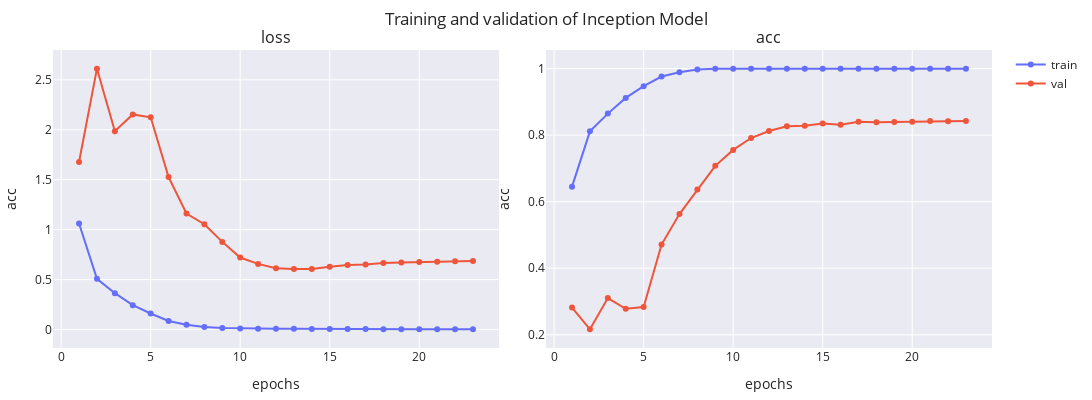

The code cell stored with this chart in its notebook:
### Markdown cell above
### 2.4. Inception block

### Code cell
inception = InceptionModel(num_classes=5, num_blocks=3, n_filters=[(32, 32, 64, 64) for _ in range(3)], kernel_size=7, dropout=0)
optimizer = Adam(learning_rate=1e-4)
inception.compile(optimizer=optimizer, loss="sparse_categorical_crossentropy", metrics=[SparseCategoricalAccuracy('acc')])
inception_history = train_model(
    inception,
    train_dataset,
    val_dataset,
    path=model_dir,
    epochs=50,
    verbose=1,
    lr_patience=5,
    val_patience=10
).history
print(
    f"Final loss: training -> {inception_history['loss'][-1]:.2f}, validation -> {inception_history['val_loss'][-1]:.2f}"
)
print(
    f"Final accuracy: training -> {inception_history['acc'][-1]:.2f}, validation -> {inception_history['val_acc'][-1]:.2f}"
)
plot_history(inception_history, ['loss', 'acc'], name='Inception Model')

### Figure 1 — Plotly figure (JSON) as saved in the notebook; plotly's stock layout.template omitted (floating-point values rounded to 4 significant figures)
{"data": [{"line": {"color": "#636EFA"}, "marker": {"color": "#636EFA"}, "mode": "lines+markers", "name": "train", "showlegend": true, "type": "scatter", "x": [1, 2, 3, 4, 5, 6, 7, 8, 9, 10, 11, 12, 13, 14, 15, 16, 17, 18, 19, 20, 21, 22, 23], "xaxis": "x", "y": [1.062, 0.5075, 0.3639, 0.2442, 0.1608, 0.08576, 0.04884, 0.02481, 0.01575, 0.01103, 0.008467, 0.007201, 0.007132, 0.00553, 0.005835, 0.006182, 0.005687, 0.003533, 0.002717, 0.002047, 0.002, 0.002227, 0.001962], "yaxis": "y"}, {"line": {"color": "#EF553B"}, "marker": {"color": "#EF553B"}, "mode": "lines+markers", "name": "val", "showlegend": true, "type": "scatter", "x": [1, 2, 3, 4, 5, 6, 7, 8, 9, 10, 11, 12, 13, 14, 15, 16, 17, 18, 19, 20, 21, 22, 23], "xaxis": "x", "y": [1.677, 2.611, 1.985, 2.153, 2.125, 1.526, 1.161, 1.054, 0.8773, 0.7211, 0.657, 0.614, 0.6052, 0.6053, 0.6288, 0.6459, 0.6502, 0.6669, 0.67, 0.6753, 0.6791, 0.6845, 0.6871], "yaxis": "y"}, {"line": {"color": "#636EFA"}, "marker": {"color": "#636EFA"}, "mode": "lines+markers", "name": "train", "showlegend": false, "type": "scatter", "x": [1, 2, 3, 4, 5, 6, 7, 8, 9, 10, 11, 12, 13, 14, 15, 16, 17, 18, 19, 20, 21, 22, 23], "xaxis": "x2", "y": [0.6452, 0.8113, 0.8646, 0.9119, 0.9471, 0.976, 0.989, 0.9972, 0.9993, 0.9995, 0.9997, 0.9997, 0.9997, 0.9997, 0.9997, 0.9997, 0.9997, 0.9997, 0.9997, 0.9997, 0.9997, 0.9997, 0.9997], "yaxis": "y2"}, {"line": {"color": "#EF553B"}, "marker": {"color": "#EF553B"}, "mode": "lines+markers", "name": "val", "showlegend": false, "type": "scatter", "x": [1, 2, 3, 4, 5, 6, 7, 8, 9, 10, 11, 12, 13, 14, 15, 16, 17, 18, 19, 20, 21, 22, 23], "xaxis": "x2", "y": [0.2815, 0.2162, 0.3102, 0.2781, 0.2835, 0.4711, 0.5626, 0.6368, 0.7076, 0.7556, 0.7912, 0.8125, 0.8263, 0.8283, 0.8352, 0.8313, 0.8402, 0.8387, 0.8397, 0.8402, 0.8422, 0.8417, 0.8427], "yaxis": "y2"}], "layout": {"annotations": [{"font": {"size": 16}, "showarrow": false, "text": "loss", "x": 0.2375, "xanchor": "center", "xref": "paper", "y": 1, "yanchor": "bottom", "yref": "paper"}, {"font": {"size": 16}, "showarrow": false, "text": "acc", "x": 0.7625, "xanchor": "center", "xref": "paper", "y": 1, "yanchor": "bottom", "yref": "paper"}], "height": 400, "margin": {"b": 10, "l": 10, "r": 10, "t": 50}, "title": {"text": "Training and validation of Inception Model"}, "width": 1200, "xaxis": {"anchor": "y", "domain": [0, 0.475], "title": {"text": "epochs"}}, "xaxis2": {"anchor": "y2", "domain": [0.525, 1], "title": {"text": "epochs"}}, "yaxis": {"anchor": "x", "domain": [0, 1], "title": {"text": "acc"}}, "yaxis2": {"anchor": "x2", "domain": [0, 1], "title": {"text": "acc"}}}}
